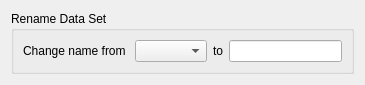
<?xml version="1.0" encoding="UTF-8"?>
<ui version="4.0">
 <class>Form</class>
 <widget class="QWidget" name="Form">
  <property name="geometry">
   <rect>
    <x>0</x>
    <y>0</y>
    <width>365</width>
    <height>84</height>
   </rect>
  </property>
  <property name="windowTitle">
   <string>Form</string>
  </property>
  <layout class="QVBoxLayout" name="verticalLayout">
   <item>
    <widget class="QGroupBox" name="groupBox">
     <property name="title">
      <string>Rename Data Set</string>
     </property>
     <layout class="QGridLayout" name="gridLayout">
      <item row="0" column="0">
       <widget class="QLabel" name="renameDataLabel">
        <property name="text">
         <string>Change name from </string>
        </property>
       </widget>
      </item>
      <item row="0" column="1">
       <widget class="QComboBox" name="renameDataComboBox"/>
      </item>
      <item row="0" column="2">
       <widget class="QLabel" name="toDataLabel">
        <property name="text">
         <string>to</string>
        </property>
       </widget>
      </item>
      <item row="0" column="3">
       <widget class="QLineEdit" name="toDataLineEdit"/>
      </item>
     </layout>
    </widget>
   </item>
  </layout>
 </widget>
 <resources/>
 <connections/>
</ui>
